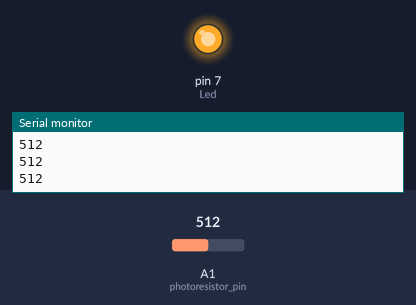
The sketch below on a simulated Arduino Uno, built with avr-gcc and run on an emulated ATmega328P. Shown: output pins drawn as LEDs (lit = HIGH), the last lines printed to the serial monitor. The inputs (shaded band) are chosen by the test bench; at power-on: A1 (photoresistor_pin) = 512.

Above: at 1.2 s.
1.3 s: A1 (photoresistor_pin) set to 538
2.8 s: A1 (photoresistor_pin) set to 564
At 4.0 s:
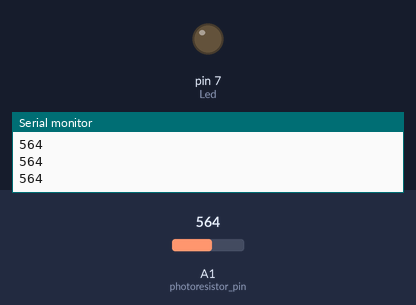
4.3 s: A1 (photoresistor_pin) set to 540
At 5.2 s:
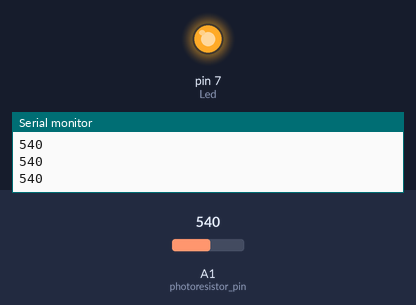
5.8 s: A1 (photoresistor_pin) set to 560
At 6.4 s:
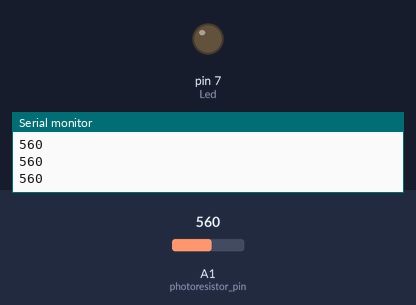
Timing chart, 0 to 8.3 s (numbered marks = the images above; inputs shaded):
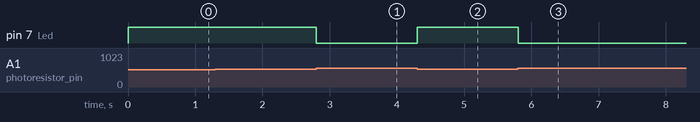

Measured:
- the behaviour switches between 549 and 550 on A1 (photoresistor_pin) (found by bisection; images 0 and 1)
- after the input at 2.8 s, pin 7 (Led): HIGH → LOW at once
- after the input at 4.3 s, pin 7 (Led): LOW → HIGH at once
- after the input at 5.8 s, pin 7 (Led): HIGH → LOW at once

The sketch:

1Fotosensor.ino
```cpp
// bruk 3 Volt
const uint8_t photoresistor_pin = A1;
const int Led = 7;

// 1. photoresistor. When dark, turn led on.
// 2. RFID to open garage with servo, red led if wrong card
// 3. keypad. If combination is correct, step motor open lock. else buzz
// 4. lcd info..
// 5. control everything over bluetooth, with app.

void setup() {
  Serial.begin(9600);
  pinMode(Led, OUTPUT);
  pinMode(photoresistor_pin, INPUT);
}

void loop() {
  Serial.println(analogRead(photoresistor_pin));
  if (analogRead(photoresistor_pin) < 550) {
    digitalWrite(Led, HIGH);
  } else {
    digitalWrite(Led, LOW);
  }
}
```
